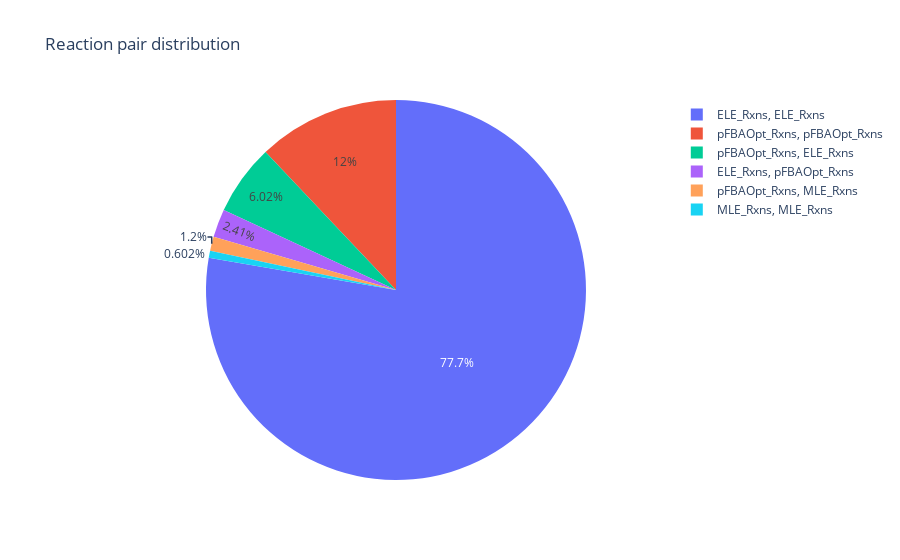

This figure's notebook cell:
### Code cell
STM_v1_0_results, fig = analyse_pFBA_results('STM_v1_0/STM_v1_0_pFBA.csv')
display(STM_v1_0_results)
fig.show()

### Figure 1 — Plotly figure (JSON) as saved in the notebook; plotly's stock layout.template omitted (floating-point values rounded to 4 significant figures)
{"data": [{"domain": {"x": [0, 1], "y": [0, 1]}, "hovertemplate": "Types=%{label}<br>Fraction=%{value}<extra></extra>", "labels": ["ELE_Rxns, ELE_Rxns", "ELE_Rxns, pFBAOpt_Rxns", "MLE_Rxns, MLE_Rxns", "pFBAOpt_Rxns, ELE_Rxns", "pFBAOpt_Rxns, MLE_Rxns", "pFBAOpt_Rxns, pFBAOpt_Rxns"], "legendgroup": "", "name": "", "showlegend": true, "type": "pie", "values": [0.7771, 0.0241, 0.006024, 0.06024, 0.01205, 0.1205]}], "layout": {"autosize": true, "legend": {"tracegroupgap": 0}, "title": {"text": "Reaction pair distribution"}}}
